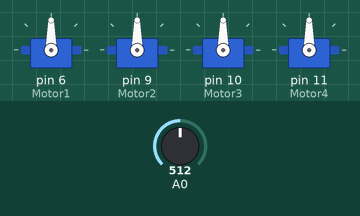
Recording of a sketch running on a simulated Arduino Uno, built with avr-gcc and run on an emulated ATmega328P. Shown: 4 × servo. The inputs (shaded band) are chosen by the test bench; at power-on: A0 = 512.

Above: at 1.2 s.
1.3 s: A0 set to 716
At 2.5 s:
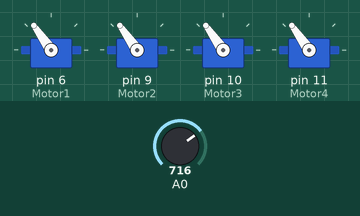
2.8 s: A0 set to 900
At 3.7 s:
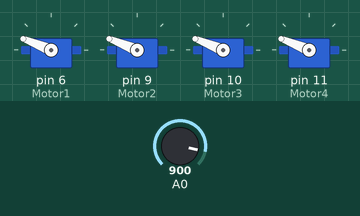
4.3 s: A0 set to 1023
At 4.8 s:
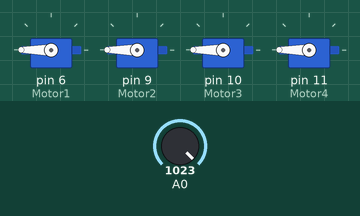
5.8 s: A0 set to 306
At 7.0 s:
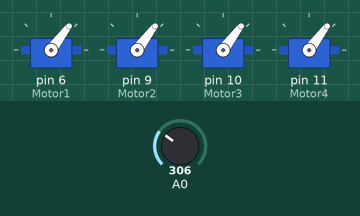
7.3 s: A0 set to 122
At 8.3 s:
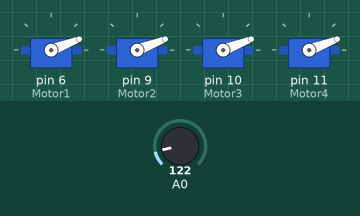
Timing chart, 0 to 9.8 s (numbered marks = the images above; inputs shaded):
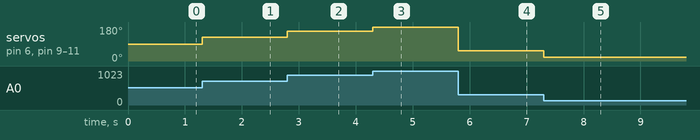

The sketch:

PruebaMotores.ino
```cpp
/*Disposicion de los motores del dron:

     1
     ↑
  4--O--2
     |
     3
*/

#include <Servo.h>

Servo Motor1;
Servo Motor2;
Servo Motor3;
Servo Motor4;

int valorPot;

void setup() {
  // Ligar ESC1 al pin 6
  Motor1.attach(6,1000,2000);
  // Ligar ESC2 al pin 9
  Motor2.attach(9,1000,2000);
  // Ligar ESC3 al pin 10
  Motor3.attach(10,1000,2000);
  // Ligar ESC4 al pin 11
  Motor4.attach(11,1000,2000);
  // (pin, valor mínimo del pulso, valor máximo del pulso (todo en microsegundos))
}

void loop() {
  valorPot = analogRead(A0); //leer el valor del potenciómetro (valor entre 0 y 1023)
  valorPot = map(valorPot, 0, 1023, 0, 180); //cambiar el valor a ángulos para emplearlos con la librería SERVO (valores entre 0 y 180)

  //escribir el valor del potenciómetro a los ESC
  Motor1.write(valorPot);
  Motor2.write(valorPot);
  Motor3.write(valorPot);
  Motor4.write(valorPot);
}
```

Measured:
- after the input at 1.3 s, servo on pin 6 (Motor1), servo on pin 9 (Motor2), servo on pin 10 (Motor3), servo on pin 11 (Motor4): 90° → 125° at once
- after the input at 2.8 s, servo on pin 6 (Motor1), servo on pin 9 (Motor2), servo on pin 10 (Motor3), servo on pin 11 (Motor4): 125° → 158° at once
- after the input at 4.3 s, servo on pin 6 (Motor1), servo on pin 9 (Motor2), servo on pin 10 (Motor3), servo on pin 11 (Motor4): 158° → 180° at once
- after the input at 5.8 s, servo on pin 6 (Motor1), servo on pin 9 (Motor2), servo on pin 10 (Motor3), servo on pin 11 (Motor4): 180° → 53° at once
- after the input at 7.3 s, servo on pin 6 (Motor1), servo on pin 9 (Motor2), servo on pin 10 (Motor3), servo on pin 11 (Motor4): 53° → 21° at once
